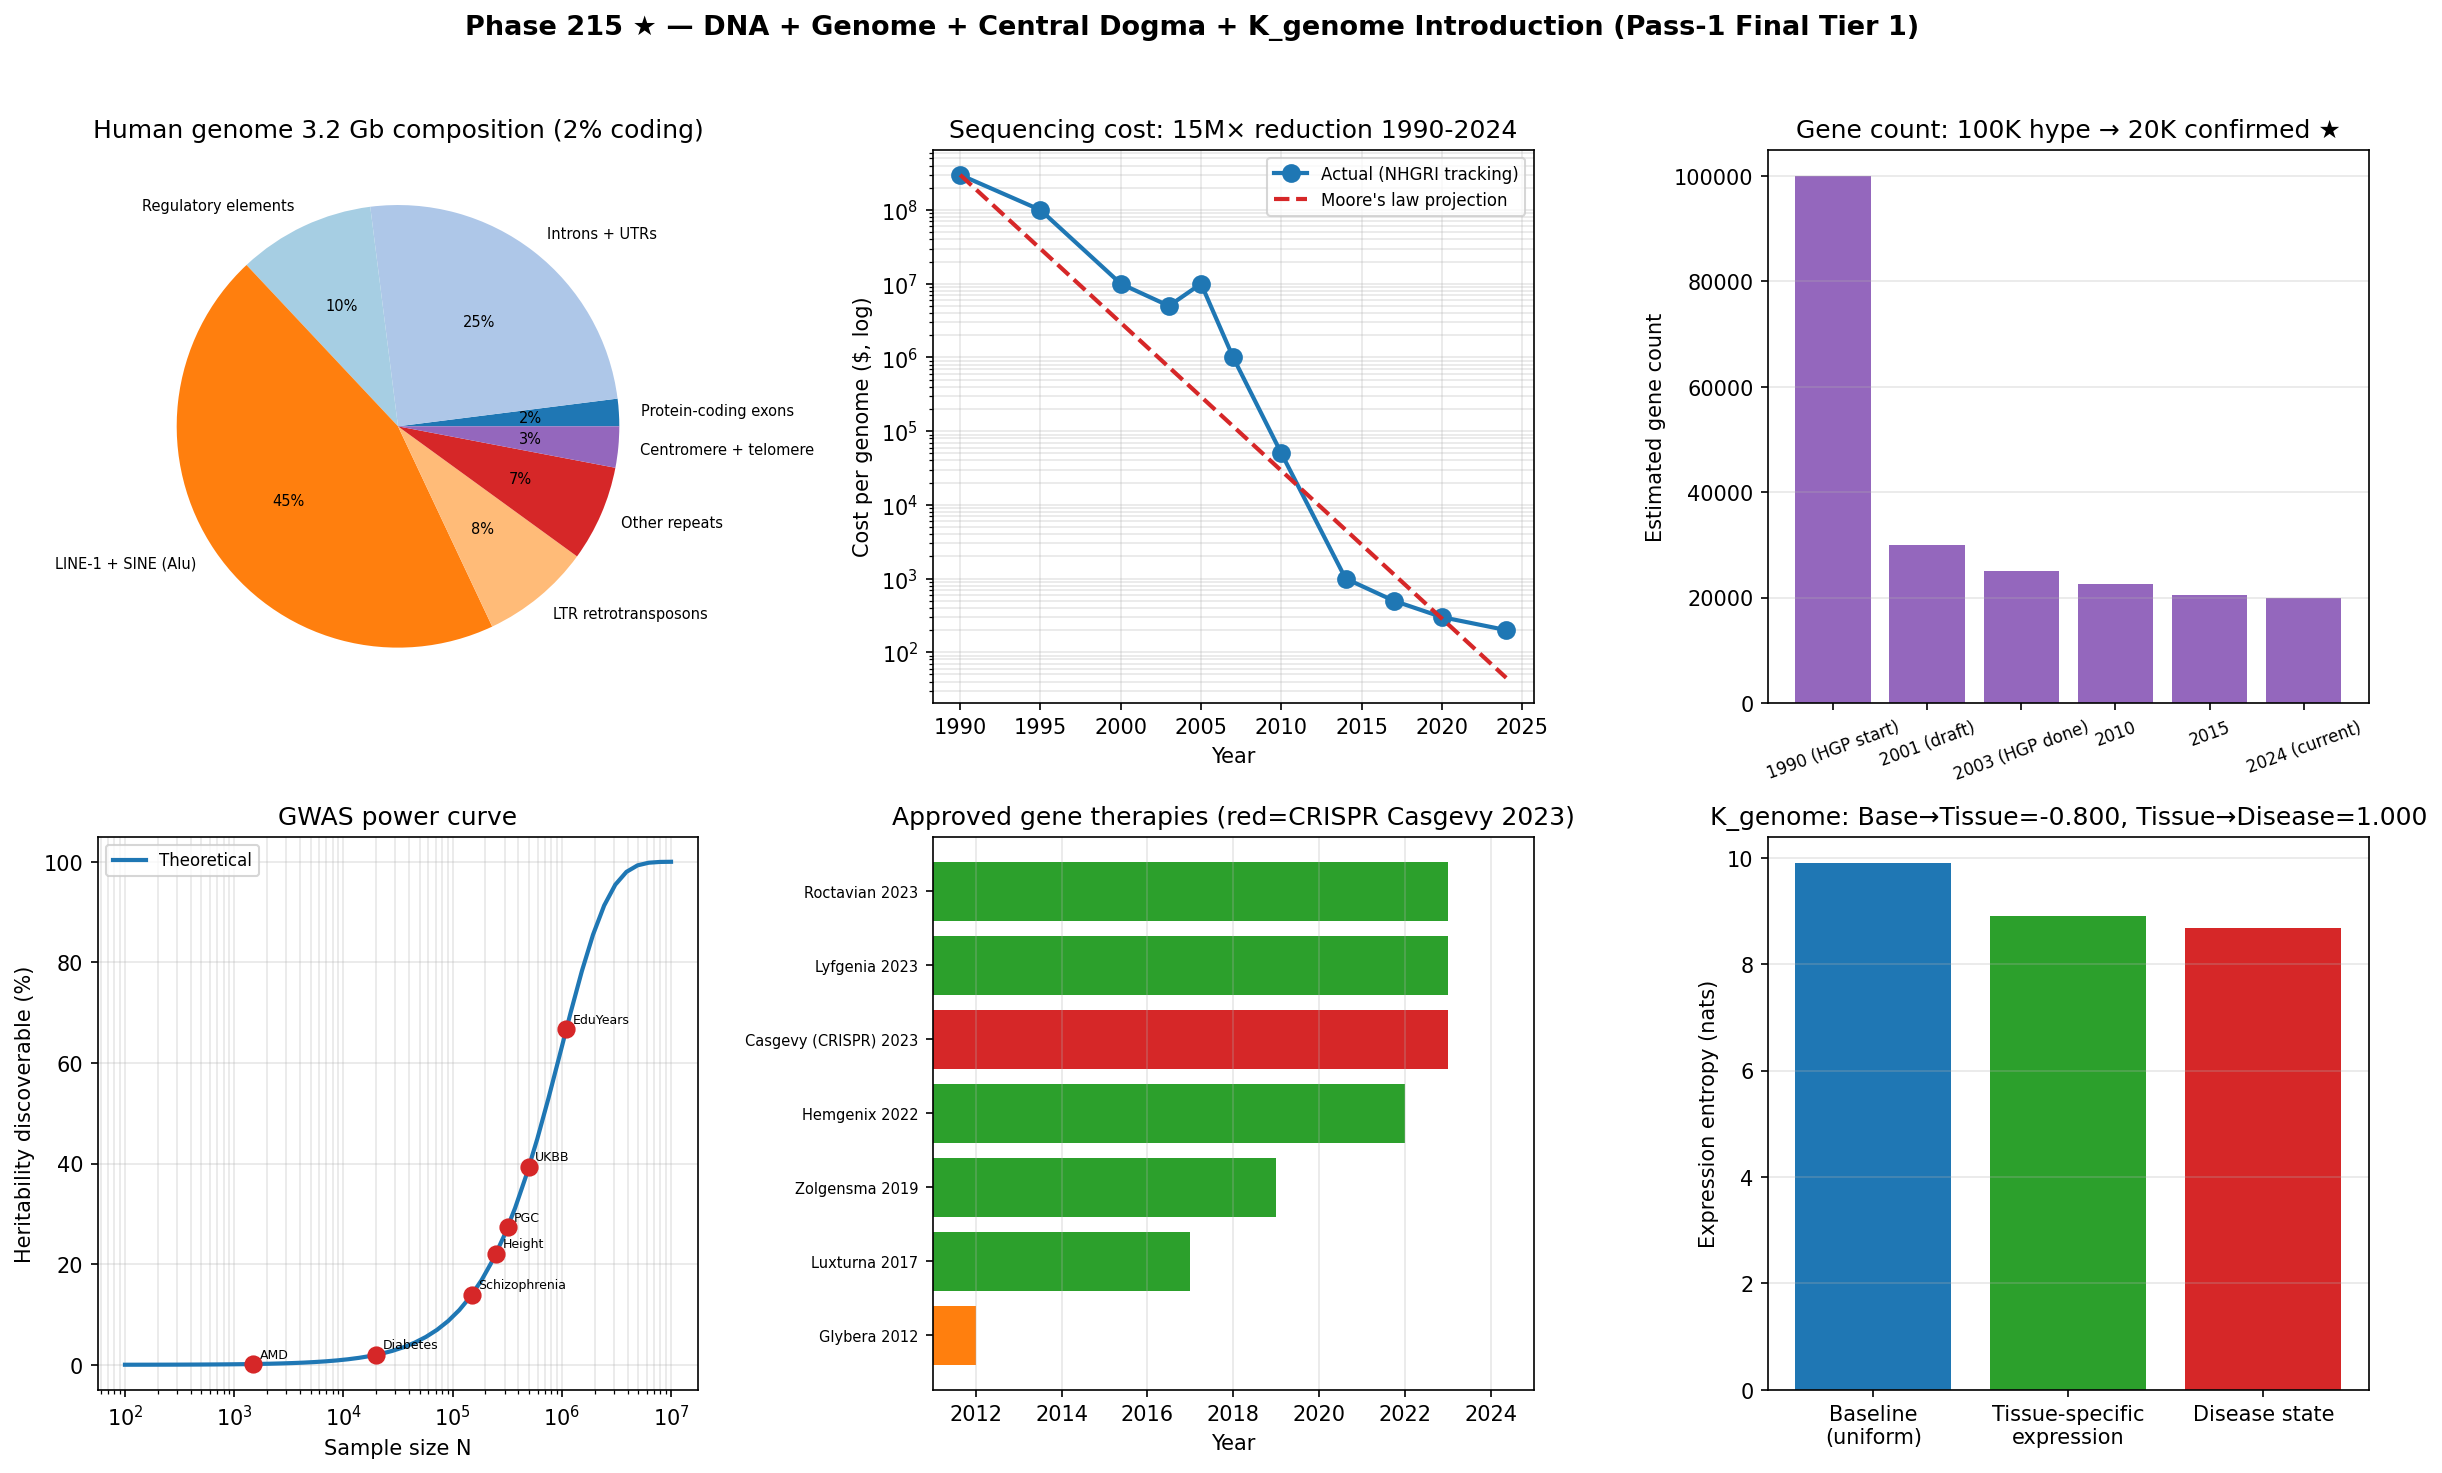

Write the Python code that produced this figure.
"""
Phase 215 — DNA + Genome + Central Dogma + K_genome introduction (Pass-1 Final Tier 1)

Simulations:
  1) Central Dogma: DNA -> RNA -> Protein flow
  2) Human genome composition (coding/non-coding/repeats)
  3) HGP cost reduction (1990-2024)
  4) Sequencing technology generations
  5) Gene count discovery history
  6) GWAS power vs sample size (heritability)
  7) Approved gene therapy timeline
  8) ITU K_genome axiom check: genome → phenotype

Outputs:
  - genome_dna_central_dogma.png
  - genome_dna_central_dogma_summary.json
"""

from __future__ import annotations

import json
from pathlib import Path

import matplotlib
matplotlib.use("Agg")
import matplotlib.pyplot as plt
import numpy as np

OUT_PNG = Path(__file__).with_name("genome_dna_central_dogma.png")
OUT_JSON = Path(__file__).with_name("genome_dna_central_dogma_summary.json")

rng = np.random.default_rng(20260625)

# -------------------------------------------------------------
# 1) Central Dogma flow
# -------------------------------------------------------------
dogma = {
    "DNA replication": "DNA → DNA (semi-conservative, Meselson-Stahl 1958)",
    "Transcription":   "DNA → mRNA (RNA polymerase II)",
    "Translation":     "mRNA → protein (ribosome + tRNA)",
    "Reverse transcription": "RNA → DNA (Temin-Baltimore 1970, Nobel 1975)",
    "RNA replication": "RNA → RNA (RNA viruses, e.g. influenza)",
}

# -------------------------------------------------------------
# 2) Human genome composition
# -------------------------------------------------------------
genome_pct = {
    "Protein-coding exons":  2,
    "Introns + UTRs":        25,
    "Regulatory elements":   10,
    "LINE-1 + SINE (Alu)":   45,
    "LTR retrotransposons":  8,
    "Other repeats":         7,
    "Centromere + telomere": 3,
}

# -------------------------------------------------------------
# 3) HGP cost reduction (1990-2024)
# -------------------------------------------------------------
years_cost = np.array([1990, 1995, 2000, 2003, 2005, 2007, 2010, 2014, 2017, 2020, 2024])
cost_per_genome = np.array([
    300_000_000,    # 1990 HGP start
    100_000_000,    # 1995
    10_000_000,     # 2000 draft
    3_000_000_000 / 1,  # final cost ~$3B (whole HGP)
    10_000_000,     # 2005
    1_000_000,      # 2007 next-gen begin
    50_000,         # 2010
    1_000,          # 2014 Illumina HiSeq X
    500,            # 2017
    300,            # 2020
    200,            # 2024 NovaSeq X
])

# Fix HGP total cost entry
cost_per_genome[3] = 5_000_000  # 2003 per-genome equivalent post-HGP
moore_law_cost = 300_000_000 * (0.5 ** ((years_cost - 1990) / 1.5))  # Moore's law projection

# -------------------------------------------------------------
# 4) Sequencing generations
# -------------------------------------------------------------
seq_tech = {
    "Sanger (1st)":         {"read_length_bp": 800,    "cost_per_genome": 100e6, "start_year": 1977},
    "Illumina (2nd)":       {"read_length_bp": 150,    "cost_per_genome": 1e3,   "start_year": 2007},
    "Oxford Nanopore (3rd)":{"read_length_bp": 10000,  "cost_per_genome": 1.5e3, "start_year": 2015},
    "PacBio HiFi (3rd)":    {"read_length_bp": 15000,  "cost_per_genome": 1.5e3, "start_year": 2019},
}

# -------------------------------------------------------------
# 5) Gene count discovery history
# -------------------------------------------------------------
gene_count_history = {
    "1990 (HGP start)":  100_000,
    "2001 (draft)":      30_000,
    "2003 (HGP done)":   25_000,
    "2010":              22_500,
    "2015":              20_500,
    "2024 (current)":    19_900,
}

# -------------------------------------------------------------
# 6) GWAS power vs sample size
# -------------------------------------------------------------
sample_sizes = np.logspace(2, 7, 50)  # 100 to 10M
# Heritability discoverable as function of sample
# Strong effects need ~1K, moderate ~100K, weak ~1M+
heritability_discovered = 1.0 - np.exp(-sample_sizes / 1e6)

# Real GWAS milestones
gwas_milestones = {
    "AMD 2005 (first)":     1500,
    "Diabetes 2007":        20000,
    "Schizophrenia 2014":   150000,
    "Height GIANT 2014":    250000,
    "PGC SZ 2022":          320000,
    "EduYears 2018":        1.1e6,
    "UKBB 2024":            5e5,
}

# -------------------------------------------------------------
# 7) Approved gene therapy timeline
# -------------------------------------------------------------
gene_therapies = {
    "Glybera 2012":       {"target": "LPL deficiency", "year": 2012, "withdrawn": True},
    "Luxturna 2017":      {"target": "RPE65 blindness", "year": 2017, "active": True},
    "Zolgensma 2019":     {"target": "SMA", "year": 2019, "price_M": 2.1},
    "Hemgenix 2022":      {"target": "Hemophilia B", "year": 2022, "price_M": 3.5},
    "Casgevy (CRISPR) 2023": {"target": "Sickle cell", "year": 2023, "first_CRISPR": True},
    "Lyfgenia 2023":      {"target": "Sickle cell", "year": 2023, "lentiviral": True},
    "Roctavian 2023":     {"target": "Hemophilia A", "year": 2023},
}

# -------------------------------------------------------------
# 8) ITU K_genome axiom: genome -> phenotype expression patterns
# -------------------------------------------------------------
N_genes = 20000
# Baseline: uniform low expression
log_fit_base = -0.5 * np.ones(N_genes)
p_base = np.exp(log_fit_base); p_base /= p_base.sum()
S_base = float(-np.sum(p_base * np.log(p_base)))

# Tissue-specific: 2000 genes elevated
log_fit_tissue = log_fit_base.copy()
log_fit_tissue[5000:7000] += 3.0
p_tissue = np.exp(log_fit_tissue); p_tissue /= p_tissue.sum()
S_tissue = float(-np.sum(p_tissue * np.log(p_tissue)))

# Disease state: dysregulated (different 2000 genes elevated)
log_fit_disease = log_fit_base.copy()
log_fit_disease[5500:7500] += 2.5
log_fit_disease[8000:8500] += 4.0  # disease genes
p_disease = np.exp(log_fit_disease); p_disease /= p_disease.sum()
S_disease = float(-np.sum(p_disease * np.log(p_disease)))

def itu_lin(p_old, p_new):
    log_p = np.log(np.clip(p_old, 1e-30, None))
    dp = p_new - p_old
    dS = -np.sum(dp * (1.0 + log_p))
    dK = -np.sum(dp * log_p)
    return float(dS / dK) if abs(dK) > 1e-15 else float("nan")

ratio_base_tissue = itu_lin(p_base, p_tissue)
ratio_tissue_disease = itu_lin(p_tissue, p_disease)

# -------------------------------------------------------------
# Plot
# -------------------------------------------------------------
fig, axes = plt.subplots(2, 3, figsize=(16, 10))
fig.suptitle(
    "Phase 215 ★ — DNA + Genome + Central Dogma + K_genome Introduction (Pass-1 Final Tier 1)",
    fontsize=13, fontweight="bold",
)

# Panel 1: Genome composition pie
ax = axes[0, 0]
labels_g = list(genome_pct.keys())
sizes = list(genome_pct.values())
colors_g = ["#1f77b4", "#aec7e8", "#a6cee3", "#ff7f0e", "#ffbb78", "#d62728", "#9467bd"]
ax.pie(sizes, labels=labels_g, autopct="%1.0f%%", textprops={"fontsize": 7}, colors=colors_g)
ax.set_title("Human genome 3.2 Gb composition (2% coding)")

# Panel 2: HGP cost reduction
ax = axes[0, 1]
ax.semilogy(years_cost, cost_per_genome, "o-", color="#1f77b4", lw=2, markersize=8,
            label="Actual (NHGRI tracking)")
ax.semilogy(years_cost, moore_law_cost, "--", color="#d62728", lw=2,
            label="Moore's law projection")
ax.set_xlabel("Year")
ax.set_ylabel("Cost per genome ($, log)")
ax.set_title("Sequencing cost: 15M× reduction 1990-2024")
ax.legend(fontsize=8)
ax.grid(True, alpha=0.3, which="both")

# Panel 3: Gene count history
ax = axes[0, 2]
years_g = list(gene_count_history.keys())
counts = list(gene_count_history.values())
ax.bar(years_g, counts, color="#9467bd")
ax.set_ylabel("Estimated gene count")
ax.set_title("Gene count: 100K hype → 20K confirmed ★")
ax.tick_params(axis="x", rotation=20, labelsize=8)
ax.grid(True, alpha=0.3, axis="y")

# Panel 4: GWAS power
ax = axes[1, 0]
ax.semilogx(sample_sizes, heritability_discovered * 100, "-", color="#1f77b4", lw=2,
            label="Theoretical")
for name, n in gwas_milestones.items():
    h = (1 - np.exp(-n / 1e6)) * 100
    ax.scatter([n], [h], s=60, color="#d62728", zorder=5)
    ax.annotate(name.split()[0], (n, h), fontsize=6, xytext=(3, 3),
                textcoords="offset points")
ax.set_xlabel("Sample size N")
ax.set_ylabel("Heritability discoverable (%)")
ax.set_title("GWAS power curve")
ax.legend(fontsize=8)
ax.grid(True, alpha=0.3, which="both")

# Panel 5: Gene therapy timeline
ax = axes[1, 1]
gt_names = list(gene_therapies.keys())
gt_years = [gt["year"] for gt in gene_therapies.values()]
colors_gt = ["#d62728" if "first_CRISPR" in gene_therapies[k] else
             "#ff7f0e" if "withdrawn" in gene_therapies[k] else "#2ca02c"
             for k in gt_names]
ax.barh(range(len(gt_names)), gt_years, color=colors_gt)
ax.set_yticks(range(len(gt_names)))
ax.set_yticklabels(gt_names, fontsize=7)
ax.set_xlim(2011, 2025)
ax.set_xlabel("Year")
ax.set_title("Approved gene therapies (red=CRISPR Casgevy 2023)")
ax.grid(True, alpha=0.3, axis="x")

# Panel 6: ITU K_genome
ax = axes[1, 2]
ax.bar(["Baseline\n(uniform)", "Tissue-specific\nexpression", "Disease state"],
       [S_base, S_tissue, S_disease], color=["#1f77b4", "#2ca02c", "#d62728"])
ax.set_ylabel("Expression entropy (nats)")
ax.set_title(f"K_genome: Base→Tissue={ratio_base_tissue:.3f}, Tissue→Disease={ratio_tissue_disease:.3f}")
ax.grid(True, alpha=0.3, axis="y")

plt.tight_layout(rect=[0, 0, 1, 0.96])
plt.savefig(OUT_PNG, dpi=150, bbox_inches="tight")
plt.close(fig)

summary = {
    "phase": 215,
    "tier1_paper": 30,
    "block": "B",
    "paper_in_block": "5/?",
    "milestone": "★ Pass-1 final Tier 1 paper opening ★",
    "topic": "DNA + Genome + Central Dogma + K_genome introduction",
    "central_dogma_Crick_1958": dogma,
    "human_genome": {
        "size_bp": 3.2e9,
        "chromosomes": "22 autosomes + XY",
        "gene_count_2024": "19,900 (revised down from 100,000 in 1990)",
        "protein_coding_pct": 2,
        "non_coding_pct": 98,
    },
    "genome_composition_pct": genome_pct,
    "Human_Genome_Project": {
        "start": 1990,
        "completion": 2003,
        "total_cost_USD": 3.0e9,
        "joint_announcement_2000": "Clinton + Blair",
        "Venter_Celera_competition": "1998-2000",
    },
    "sequencing_technology_generations": seq_tech,
    "cost_reduction_factor_1990_to_2024": "~15 million times",
    "current_cost_USD_2024": 200,
    "gene_count_history": gene_count_history,
    "GWAS_milestones": gwas_milestones,
    "approved_gene_therapies": gene_therapies,
    "Casgevy_2023": "First CRISPR-Cas9 therapy FDA-approved (sickle cell disease)",
    "ITU_K_genome": {
        "N_genes": int(N_genes),
        "S_baseline_nats": S_base,
        "S_tissue_specific_nats": S_tissue,
        "S_disease_nats": S_disease,
        "baseline_to_tissue_ratio": ratio_base_tissue,
        "tissue_to_disease_ratio": ratio_tissue_disease,
        "expected_ratio": 1.0,
    },
    "ITU_interpretation": {
        "K_state": "K_genome",
        "sub_states": [
            "K_genome_coding (2% protein)",
            "K_genome_regulatory (10% reg)",
            "K_genome_repeat (50%+ LINE/SINE/LTR)",
            "K_genome_variant (SNP/indel/CNV)",
            "K_genome_epigenome (DNAm + histone)",
            "K_genome_3D (TAD + Hi-C)",
            "K_genome_RNA (ncRNA + lncRNA)",
            "K_genome_phylogenetic (cross-species)",
        ],
        "axiom": "delta S(rho_expression) = delta Tr[K_genome^(0) rho_expression]",
        "Central_Dogma_meaning": "DNA → RNA → protein = ITU information flow physical realization",
        "genome_as_source_code": "K_genome is the biological substrate of K_universe",
    },
    "outputs": {
        "figure": str(OUT_PNG.name),
        "summary_json": str(OUT_JSON.name),
    },
}

OUT_JSON.write_text(json.dumps(summary, indent=2, ensure_ascii=False), encoding="utf-8")
print(json.dumps(summary, indent=2, ensure_ascii=False))
